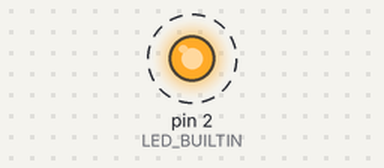
Recording of a sketch running on a simulated Arduino Uno, built with avr-gcc and run on an emulated ATmega328P. Shown: output pins drawn as LEDs (lit = HIGH). Dashed ring = blinking.

Above: at 0.2 s.
Timing chart, 0 to 3.0 s (numbered marks = the images above):
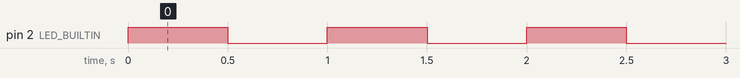

Measured:
- by itself, pin 2 (LED_BUILTIN): alternates HIGH for 0.50 s and LOW for 0.50 s

The sketch:

BuiltINLightCheck.ino
```cpp
// Define the LED pin
#define LED_BUILTIN 2  // Change to 5 if 2 doesn't work

void setup() {
  // Initialize the LED pin as an output
  pinMode(LED_BUILTIN, OUTPUT);
}

void loop() {
  // Turn the LED on
  digitalWrite(LED_BUILTIN, HIGH);
  delay(500); // Wait for 500 milliseconds

  // Turn the LED off
  digitalWrite(LED_BUILTIN, LOW);
  delay(500); // Wait for 500 milliseconds
}
```
